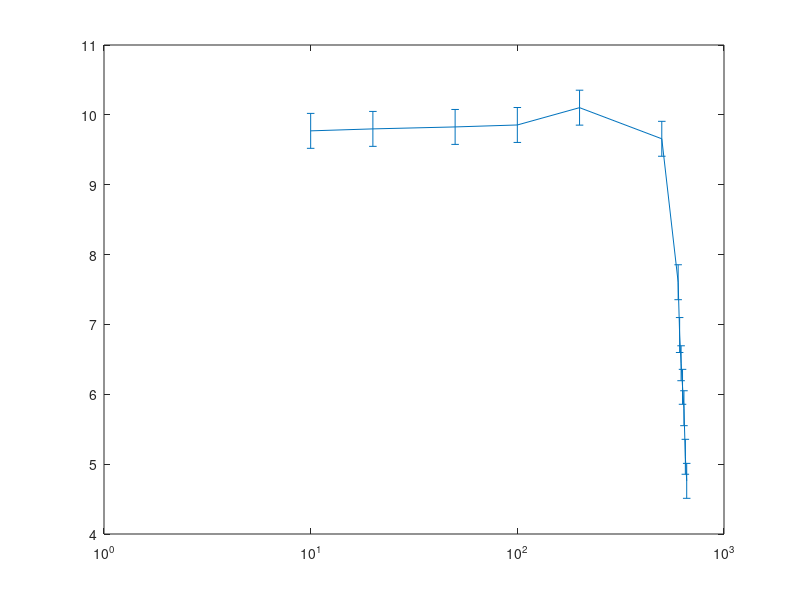

Recreate this plot in MATLAB. (Note: this script raises an error after producing the figure.)
data = 	[10, 308, 0.6
	20, 309, 0.6
	50, 310, 0.6

	100, 311, 0.7

	200, 320, 0.85	

	500, 304, 0.98

	600, 240, 1.11
	610, 220, 1.13
	620, 210, 1.15
	630, 202, 1.17
	640, 195, 1.19
	650, 180, 1.20
	660, 173, 1.21];

dim = size(data);
freq = zeros(dim(1),1);
mod = zeros(dim(1),1);
phase = zeros(dim(1),1);
for i=1:1:dim
    freq(i)=data(i, 1);
    mod(i)=20*log10(data(i, 2)/100);
    phase(i)=180-(data(i, 3).*10^-3).*freq(i).*360;
end

disp(mod);
disp(phase);

error = ones(dim(1),1)*0.25;
error1 = ones(dim(1),1)*14;

close all;

figure(1);
%semilogx(freq,mod);

ax = axes();
ln1 = errorbar(freq, mod, error);
set(ax, 'XScale', 'log');

ln1.LineWidth = 1.5;
ln1.Marker = 'o';
title('Magnitude bode plot')
xlabel('Frequency[kHz]') 
ylabel('Magniture [dB]') 
y = mod(2)-3;
line([10,1000],[y,y],'color', 'red')
line([freq(8),freq(8)],[4,y],'color', 'red')

figure(2)
%ln2 = semilogx(freq,phase);

ax1 = axes();
ln2 = errorbar(freq, phase, error1);
set(ax1, 'XScale', 'log');

ln2.LineWidth = 1.5;
ln2.Marker = 'o';
title('Phase bode plot')
xlabel('Frequency [kHz]') 
ylabel('Phase [degrees]')
line([freq(8),freq(8)],[-150,phase(8)],'color', 'red')
line([10,freq(8)],[phase(8),phase(8)],'color', 'red')

